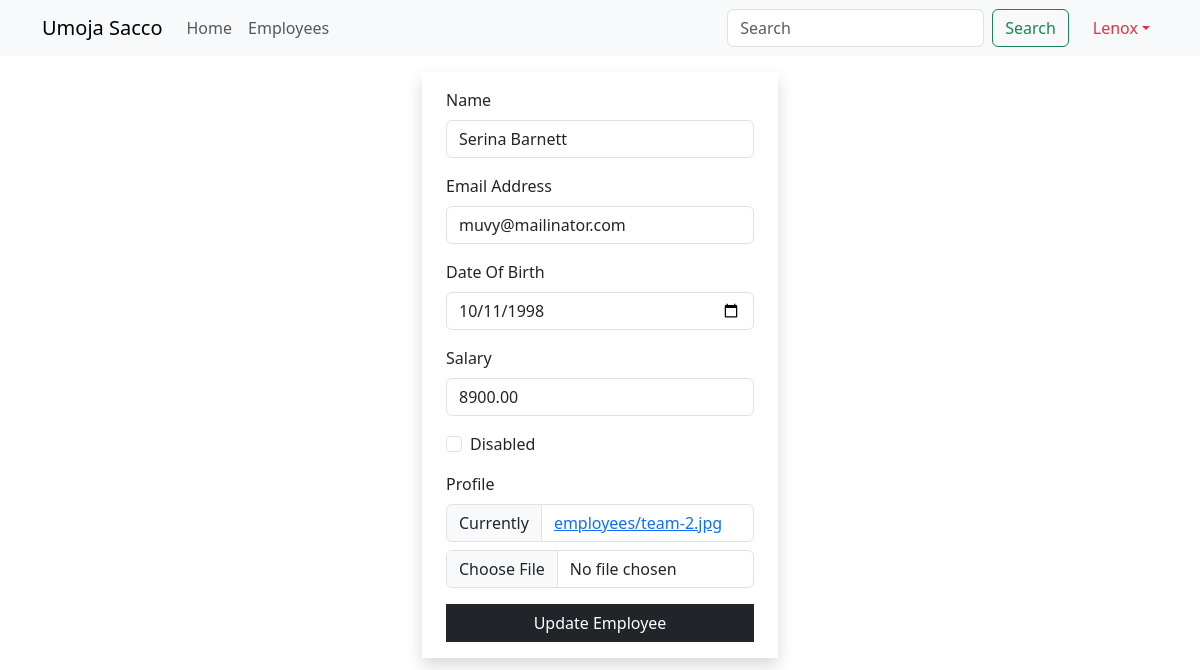
Page /employees/update/7 (signed in) on the committed database.
### mainapp/models.py (models this page shows, shortened)
class Employee(models.Model):
    name = models.CharField(max_length=50)
    email = models.EmailField(unique=True)
    dob = models.DateField(null=True)
    salary = models.DecimalField(max_digits=8, decimal_places=2)
    disabled = models.BooleanField(default=False)
    profile = models.ImageField(upload_to=unique_img_name, null=True, default="employees/employee.png")
    created_at = models.DateTimeField(auto_now_add=True, null=True)
    updated_at = models.DateTimeField(auto_now=True, null=True)

### mainapp/views.py (the view)
# urls.py: path('employees/update/<int:emp_id>', views.employee_update, name="update"),
@login_required
@permission_required('mainapp.change_employee', raise_exception=True)
def employee_update(request, emp_id):
    employee = get_object_or_404(Employee, pk=emp_id)
    if request.method == "POST":
        form = EmployeeForm(request.POST, request.FILES, instance=employee)
        if form.is_valid():
            form.save()
            messages.success(request, "Employee was updated succesfully")
            return redirect('details', emp_id)
    else:
        form = EmployeeForm(instance=employee)
    return render(request, 'update.html', {"form":form})

### mainapp/app_forms.py
class EmployeeForm(forms.ModelForm):
    class Meta:
        model = Employee
        fields = "__all__"
        widgets = {
            "dob": forms.DateInput(attrs={"type":"date", "min":"1990-01-01", "max":"2005-12-31"}),
            "salary": forms.NumberInput(attrs={"max":"75000", "min":"1000"})
        }
        labels = {
            "dob":"Date Of Birth",
            "email": "Email Address"
        }

### templates/update.html (shortened to what this page needs)
{% extends "base.html" %}
{% load crispy_forms_filters %}
{% block content%}
    {% include 'navbar.html'%}
    <div class="container">
        <div class="row justify-content-center">
            <div class="col-sm-4">
                <form action="{{ request.path }}" method="POST" enctype="multipart/form-data" class="shadow py-3 px-4 mt-3">
                    {{ form | crispy }}
                    <button class="btn btn-dark rounded-0 w-100">Update Employee</button>
                </form>
            </div>
        </div>
    </div>
{%  endblock content %}

### templates/navbar.html (shortened to what this page needs)
<nav class="navbar sticky-top navbar-expand-lg bg-body-tertiary">
    <div class="container">
      <a class="navbar-brand" href="{% url 'index'%}">Umoja Sacco</a>
      <div class="collapse navbar-collapse" id="navbarTogglerDemo02">
        <ul class="navbar-nav me-auto mb-2 mb-lg-0">
          <li class="nav-item">
            <a class="nav-link {% if "/" == request.path %} active {% endif%}" aria-current="page" href="{% url 'index'%}">Home</a>
          </li>
          <li class="nav-item">
            <a class="nav-link {% if "/employees" == request.path %} active {% endif%}" href="{% url 'all'%}">Employees</a>
          </li>
        </ul>
        <form class="d-flex" role="search" method="get" action="{% url 'search' %}">
            <input class="form-control me-2" name="search_word" type="search" placeholder="Search" aria-label="Search">
            <button class="btn btn-outline-success" type="submit">Search</button>
        </form>
        <ul class="navbar-nav ms-3 mb-2 mb-lg-0">
          <li class="nav-item dropdown">
            <a class="nav-link dropdown-toggle text-danger" href="#" role="button" data-bs-toggle="dropdown">{{ user.first_name }}</a>
          </li>
        </ul>
      </div>
    </div>
  </nav>

### rows in the picture
Employee: name "Serina Barnett", email "muvy@mailinator.com", dob "10/11/1998", salary "8900.00"

### other values in the picture
{{ user.first_name }} "Lenox"
